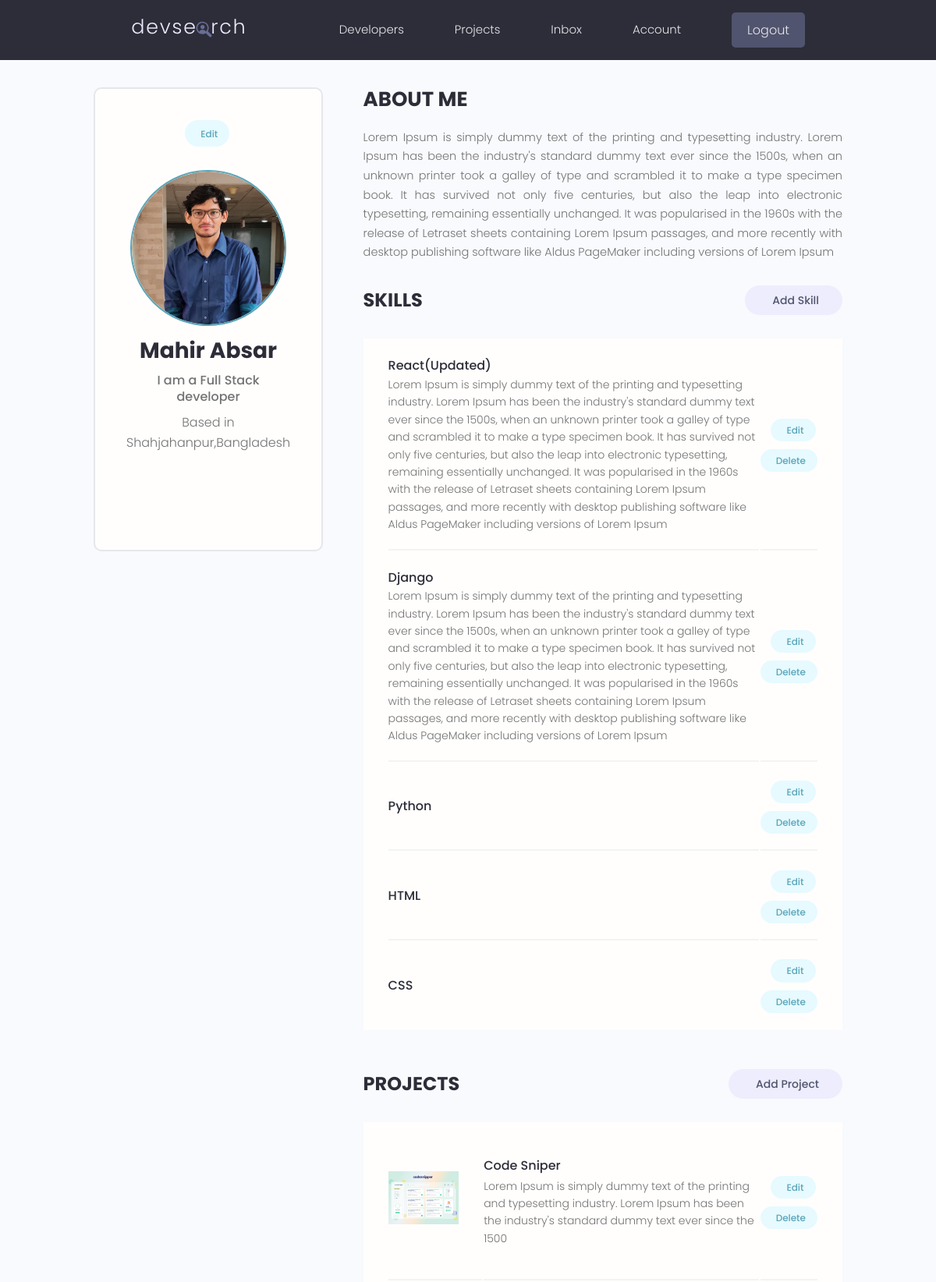
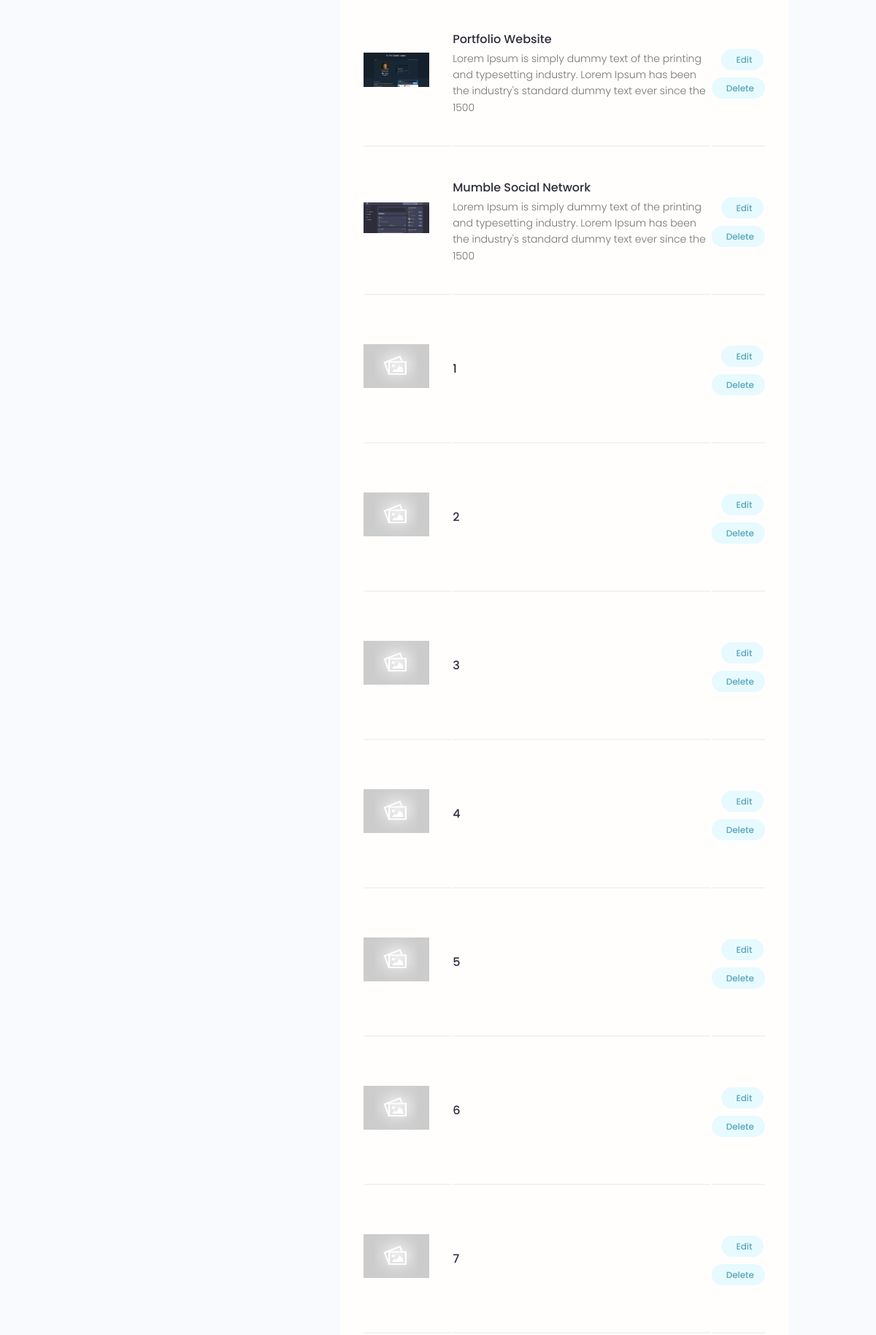
The app's page /account/ (signed in, upper part) with its own data (2 pictures, top to bottom).
### users/models.py (models this page shows, shortened)
class Profile(models.Model):
    user = models.OneToOneField(
        User, on_delete=models.CASCADE, null=True, blank=True)
    username = models.CharField(max_length=200, blank=True, null=True)
    location = models.CharField(max_length=200, blank=True, null=True)
    name = models.CharField(max_length=200, blank=True, null=True)
    email = models.EmailField(max_length=500, blank=True, null=True)
    short_intro = models.CharField(max_length=200, blank=True, null=True)
    bio = models.TextField(blank=True, null=True)
    profile_image = models.ImageField(
        null=True, blank=True, upload_to="profiles/", default="profiles/user-default.png")
    social_github = models.CharField(max_length=200, blank=True, null=True)
    social_twitter = models.CharField(max_length=200, blank=True, null=True)
    social_linkedin = models.CharField(max_length=200, blank=True, null=True)
    social_youtube = models.CharField(max_length=200, blank=True, null=True)
    social_website = models.CharField(max_length=200, blank=True, null=True)
    created = models.DateTimeField(auto_now_add=True)
    id = models.UUIDField(default=uuid.uuid4, unique=True,
                          primary_key=True, editable=False)

class Skill(models.Model):
    owner = models.ForeignKey(
        Profile, on_delete=models.CASCADE, null=True, blank=True)
    name = models.CharField(max_length=200, null=True, blank=True)
    description = models.TextField(null=True, blank=True)
    created = models.DateTimeField(auto_now_add=True)
    id = models.UUIDField(default=uuid.uuid4, unique=True,
                          primary_key=True, editable=False)

### projects/models.py (models this page shows, shortened)
class Project(models.Model):
    owner = models.ForeignKey(
        Profile, on_delete=models.SET_NULL, null=True, blank=True)
    title = models.CharField(max_length=200)
    description = models.TextField(null=True, blank=True)
    featured_image = models.ImageField(
        null=True, blank=True, default="default.jpg")
    demo_link = models.CharField(max_length=200, null=True, blank=True)
    source_link = models.CharField(max_length=200, null=True, blank=True)
    tags = models.ManyToManyField('Tag', blank=True)
    vote_total = models.IntegerField(default=0, blank=True, null=True)
    vote_ratio = models.IntegerField(default=0, blank=True, null=True)
    created = models.DateTimeField(auto_now_add=True)
    id = models.UUIDField(default=uuid.uuid4, unique=True,
                          primary_key=True, editable=False)
    class Meta:
        ordering = ['-vote_total', '-vote_ratio']

### users/views.py (the view)
# urls.py: path('account/',views.userAccount,name="account"),
@login_required(login_url="login")
def userAccount(request):
  profile = request.user.profile
  projects = profile.project_set.all()
  skills = profile.skill_set.all()
  context = {"profile":profile,"skills":skills,"projects":projects}
  return render(request,"users/account.html",context)

### users/templates/users/account.html (shortened to what this page needs)
{% extends 'main.html' %}
{% block content %}
  <main class="settingsPage profile my-md">
    <div class="container">
      <div class="layout">
        <div class="column column--1of3">
          <div class="card text-center">
            <div class="card__body dev">
              <a class="tag tag--pill tag--main settings__btn" href="{% url 'edit-account' %}"> Edit</a>
              <img class="avatar avatar--xl dev__avatar" src="{{ profile.profile_image.url }}" />
              <h2 class="dev__name">{{ profile.name }}</h2>
              <p class="dev__title">{{ profile.short_intro }}</p>
              <p class="dev__location">Based in {{ profile.location }}</p>
              <ul class="dev__social">
              </ul>
            </div>
          </div>
        </div>
        <div class="column column--2of3">
          <div class="devInfo">
            <h3 class="devInfo__title">About Me</h3>
            <p class="devInfo__about">
              {{ profile.bio }}
            </p>
          </div>
          <div class="settings">
            <h3 class="settings__title">Skills</h3>
            <a class="tag tag--pill tag--sub settings__btn tag--lg" href="{% url 'add-skill' %}"> Add Skill</a>
          </div>
          <table class="settings__table">
            {% for skill in skills %}
            <tr>
              <td class="settings__tableInfo">
                <h4>{{ skill.name }}</h4>
                <p>
                 {{ skill.description }}
                </p>
              </td>
              <td class="settings__tableActions">
                <a class="tag tag--pill tag--main settings__btn" href="{% url 'update-skill' skill.id %}"> Edit</a>
                <a class="tag tag--pill tag--main settings__btn" href="{% url 'delete-skill' skill.id %}?next=/account">
                  Delete</a>
              </td>
            </tr>
            {% endfor %}
          </table>
          <div class="settings">
            <h3 class="settings__title">Projects</h3>
            <a class="tag tag--pill tag--sub settings__btn tag--lg" href="{% url 'create-project' %}"> Add Project</a>
          </div>
          <table class="settings__table">
            {% for project in projects %}
            <tr>
              <td class="settings__thumbnail">
                <a href="{% url 'project' project.id %}"><img src="{{ project.featured_image.url }}" alt="Project Thumbnail" /></a>
              </td>
              <td class="settings__tableInfo">
                <a href="{% url 'project' project.id %}">{{ project.title }}</a>
                <p>
                  {{ project.description|slice:"150" }}
                </p>
              </td>
              <td class="settings__tableActions">
                <a class="tag tag--pill tag--main settings__btn" href="{% url 'update-project' project.id %}"> Edit</a>
                <a class="tag tag--pill tag--main settings__btn" href="{% url 'delete-project' project.id %}?next=/account">
                  Delete</a>
              </td>
            </tr>
            {% endfor %}
          </table>
        </div>
      </div>
    </div>
  </main>
  {% endblock %}

### static/style/app.css (style rules this page uses)
:root { --color-sub: #2d2d39; }
.card { border: 2px solid var(--color-light); }
img { width: 100%; }
.profile .card > .dev { padding: 4rem; }
.dev__avatar { display: block; margin: auto; }
.dev__name { color: var(--color-sub); font-size: 2.8rem; font-weight: 700; margin-top: 1rem; margin-bottom: 0.5rem; }
.dev__title { font-size: 1.6rem; font-weight: 500; line-height: 1.3; }
.dev__location { margin-top: 1rem; }
.dev__social { margin: 3rem 0; list-style: none; display: flex; justify-content: center; gap: 1.5rem; }
.devInfo { margin-bottom: 3rem; }
.devInfo__title, .devInfo__subtitle { font-size: 2.6rem; color: var(--color-sub); text-transform: uppercase; font-weight: 700; margin-bottom: 1.5rem; }
.devInfo__about, .devSkill__info { font-size: 1.45rem; line-height: 1.7; text-align: justify; }
.settingsPage .dev > .settings__btn { display: inline-block; margin-bottom: 3rem; }
.settings { display: flex; justify-content: space-between; align-items: center; }
.settings__title { font-size: 2.4rem; text-transform: uppercase; font-weight: 700; color: var(--color-sub); }
.settings__table { margin-top: 3rem; margin-bottom: 5rem; padding: 0 3rem; background: var(--color-white); }
.settings__table tr { width: 100%; }
.settings__table tr > td { padding: 2rem 0; }
.settings__table tr:not(:last-child) td { border-bottom: 2px solid var(--color-white-light); }
.settings__thumbnail { width: 23%; min-width: 10rem; }
.settings__thumbnail img { padding-right: 3rem; height: 15rem; object-fit: contain; }
.settings__tableInfo { width: 100%; }
.settings__tableInfo h4, .settings__tableInfo a { padding-right: 1rem; width: auto; font-size: 1.6rem; font-weight: 500; color: var(--color-sub); }
.settings__tableInfo p { font-size: 1.4rem; }
.settings__tableActions { text-align: right; }

### static/uikit/styles/modules/_variables.css (style rules this page uses)
:root { --color-main: #5aa5b9; --color-main-light: #e6faff; --color-sub: #3f4156; --color-sub-light: #51546e; --color-sub-lighter: #ededfd; --color-text: #737373; --color-gray: #8b8b8b; --color-light: #e5e7eb; --color-light-gray: #767676; --color-bg: #f8fafd; --color-white: #fffefd; --color-white-light: #f3f3f3; --color-success: #359e64; --color-success-bg: #def8e8; --color-error: #fc4b0b; --color-error-bg: #fff2ee; --font-base: 'Poppins', arial, helvetica, 'Segoe UI', roboto, ubuntu, sans-serif; --font-monospace: 'Fira Code', 'Courier New', courier, monospace; --font-regular: 300; --font-medium: 500; --font-bold: 700; --generic-shadow: 1px 1px 5px #00000010; --generic-transition: all 0.3s ease-in-out; }

### static/uikit/styles/modules/_base.css (style rules this page uses)
* { margin: 0; padding: 0; box-sizing: border-box; text-rendering: optimizeLegibility; color: inherit; font-size: inherit; }
html { font-size: 50%; }
@media only screen and (min-width: 480px) { html { font-size: 56.25%; } }
@media only screen and (min-width: 1200px) { html { font-size: 62.5%; } }
body { line-height: 1.6; font-weight: 400; font-size: 1.5rem; color: var(--color-text); background-color: var(--color-bg); min-height: 100vh; }

### static/uikit/styles/modules/_typography.css (style rules this page uses)
* { font-family: var(--font-base); }
h2 { font-size: 3.6rem; font-weight: var(--font-bold); }
h3 { font-size: 3.2rem; font-weight: var(--font-medium); }
h4 { font-size: 2.8rem; font-weight: var(--font-medium); }
p, span, strong { font-size: 1.6rem; color: var(--color-text); font-weight: var(--font-regular); }
a { padding-bottom: 2px; text-decoration: none; display: inline-block; color: var(--color-main); font-weight: var(--font-medium); }

### static/uikit/styles/modules/_utilities.css (style rules this page uses)
.container { width: 92%; max-width: 165rem; margin: 0 auto; box-sizing: border-box; }
@media screen and (min-width: 1000px) { .container { width: 90%; } }
@media screen and (min-width: 1200px) { .container { width: 80%; } }
.text-center { text-align: center; }
.my-md { margin: 3rem auto; }

### static/uikit/styles/modules/_avatar.css (style rules this page uses)
.avatar { border-radius: 50%; border: 2px solid var(--color-main); object-fit: cover; }
.avatar--xl { height: 20rem; width: 20rem; }

### static/uikit/styles/modules/_card.css (style rules this page uses)
.card { border-radius: 1rem; background-color: var(--color-white); border: 1.5px solid var(--color-light); width: auto; height: auto; margin-top: 0.5rem; margin-bottom: 0.5rem; overflow: hidden; }
.card__body, .card__header { padding: 2rem 2.5rem; }

### static/uikit/styles/modules/_layout.css (style rules this page uses)
.layout { display: flex; flex-flow: row wrap; justify-content: space-between; }
.layout > .column { margin-bottom: 3rem; }
.layout > .column.column--1of3 { flex-basis: 30%; }
.layout > .column.column--2of3 { flex-basis: 64%; }

### records on screen
Profile: profile_image (picture), name "Mahir Absar", short_intro "I am a Full Stack developer", location "Shahjahanpur,Bangladesh", bio "Lorem Ipsum is simply dummy text of the printing and typesetting industry. Lorem Ipsum has been the industry's standard dummy text ever since the 1500s, when an unknown printer took a galley of type and scrambled it to make a type specimen book. It has survived not only five centuries, but also the leap into electronic typesetting, remaining essentially unchanged. It was popularised in the 1960s with the release of Letraset sheets containing Lorem Ipsum passages, and more recently with desktop publishing software like Aldus PageMaker including versions of Lorem Ipsum"
Skill: name "React(Updated)", description "Lorem Ipsum is simply dummy text of the printing and typesetting industry. Lorem Ipsum has been the industry's standard dummy text ever since the 1500s, when an unknown printer took a galley of type and scrambled it to make a type specimen book. It has survived not only five centuries, but also the leap into electronic typesetting, remaining essentially unchanged. It was popularised in the 1960s with the release of Letraset sheets containing Lorem Ipsum passages, and more recently with desktop publishing software like Aldus PageMaker including versions of Lorem Ipsum"
Skill: name "Django", description "Lorem Ipsum is simply dummy text of the printing and typesetting industry. Lorem Ipsum has been the industry's standard dummy text ever since the 1500s, when an unknown printer took a galley of type and scrambled it to make a type specimen book. It has survived not only five centuries, but also the leap into electronic typesetting, remaining essentially unchanged. It was popularised in the 1960s with the release of Letraset sheets containing Lorem Ipsum passages, and more recently with desktop publishing software like Aldus PageMaker including versions of Lorem Ipsum"
Skill: name "Python"
Skill: name "HTML"
Skill: name "CSS"
Project: featured_image (picture), title "Code Sniper", description "Lorem Ipsum is simply dummy text of the printing and typesetting industry. Lorem Ipsum has been the industry's standard dummy text ever since the 1500"
Project: featured_image (picture), title "Portfolio Website", description "Lorem Ipsum is simply dummy text of the printing and typesetting industry. Lorem Ipsum has been the industry's standard dummy text ever since the 1500"
Project: featured_image (picture), title "Mumble Social Network", description "Lorem Ipsum is simply dummy text of the printing and typesetting industry. Lorem Ipsum has been the industry's standard dummy text ever since the 1500"
Project: featured_image (placeholder picture), title "1"
Project: featured_image (placeholder picture), title "2"
Project: featured_image (placeholder picture), title "3"
Project: featured_image (placeholder picture), title "4"
Project: featured_image (placeholder picture), title "5"
Project: featured_image (placeholder picture), title "6"
Project: featured_image (placeholder picture), title "7"
